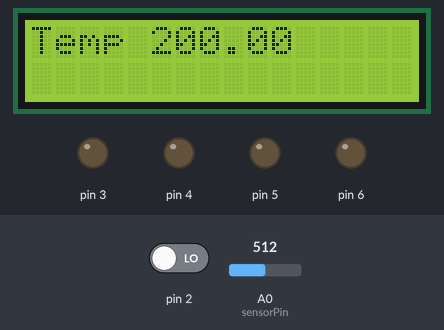
A sketch run on a simulated Arduino Uno, built with avr-gcc and run on an emulated ATmega328P. Parts: 16×2 character LCD, output pins drawn as LEDs (lit = HIGH). The test bench sets the inputs (shaded band); at power-on: A0 (sensorPin) = 512, pin 2 LOW. What the sketch prints to the serial monitor is not drawn.

Above: at 1.2 s.
1.3 s: A0 (sensorPin) set to 988
At 1.8 s:
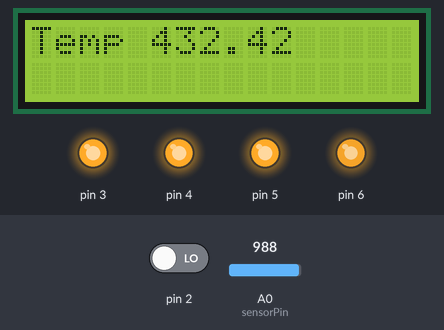
2.8 s: A0 (sensorPin) set to 1013
At 3.7 s:
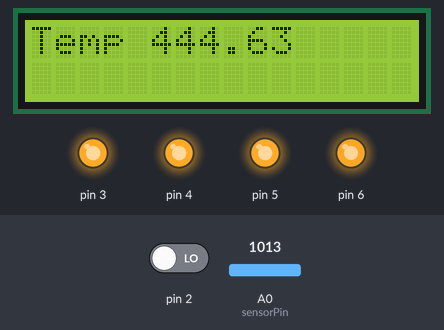
4.3 s: A0 (sensorPin) set to 900
At 5.3 s:
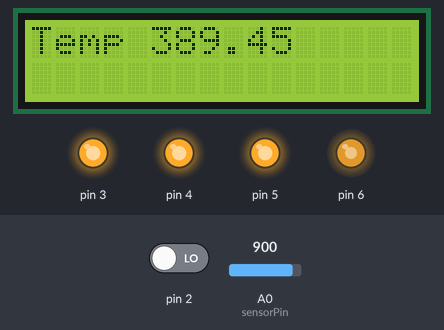
5.8 s: A0 (sensorPin) set to 323
At 7.0 s:
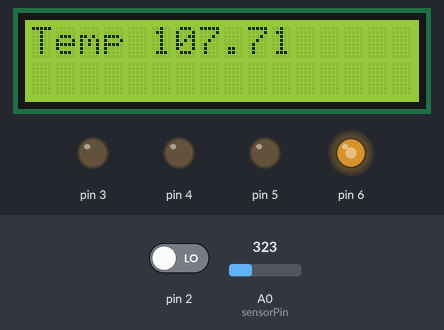
7.3 s: A0 (sensorPin) set to 296
At 7.8 s:
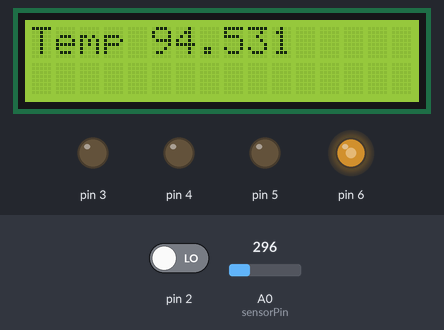
8.8 s: A0 (sensorPin) set to 134
At 9.6 s:
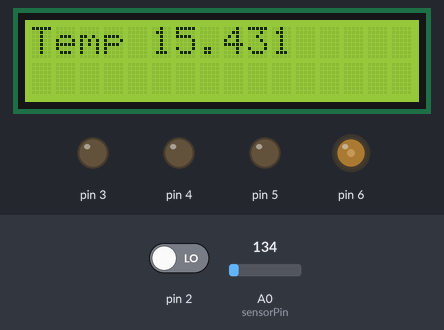
10.3 s: A0 (sensorPin) set to 113
Timing chart, 0 to 12.8 s (numbered marks = the images above; inputs shaded):
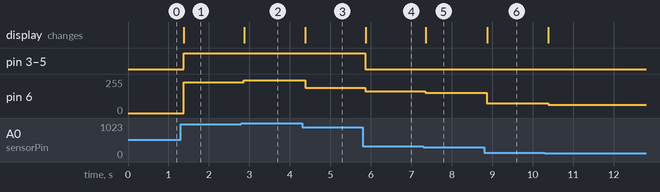

The sketch:

03.5_DIGITAL_love-o-meter.ino
```cpp
#include <Adafruit_LiquidCrystal.h>
const int sensorPin = A0;
float base = 20.0;
int switch1 = digitalRead(2);
Adafruit_LiquidCrystal lcd_1(0);

/*
- piezo is @ 6
- switch is @ 2
- LEDs @ 3-5
- temp sensor @ A0

*/

float calibration(){
    float s = analogRead(sensorPin);
    float v = (s/1024)*5;
    float t = (v - 0.5)*100;
    return t;
}


void setup(){
    Serial.begin(9600);
    for (int i = 3; i < 6; i++){
        pinMode(i, OUTPUT);
        digitalWrite(i,LOW);
    }
    pinMode(2, INPUT);
    pinMode(A0, INPUT);
    base = calibration();
  	lcd_1.begin(16, 2);
  	lcd_1.print("Temp ");
}

void loop(){
    // BUTTON PRESS
    switch1 = digitalRead(2);
    if (switch1 == HIGH){
        base = calibration();
    }

    // STANDARD VALUE
    float sensorVal = analogRead(sensorPin);
    Serial.print("Sensor Value: ");
    Serial.print(sensorVal);

    // ADC reading to voltage
    float voltage = (sensorVal/1024)*5;
    Serial.print(", Volts: ");
    Serial.print(voltage);

    // Voltage temp to Degrees
    float temp = (voltage - 0.5)*100;
    Serial.print(", Degrees C: ");
    Serial.print(temp);
    Serial.println("-");

    // TURNING ON LIGHTS
    if (temp < base + 2){
        for (int i = 3; i < 6; i++){
            digitalWrite(i, LOW);
        }
    } else if (temp >= base + 2 && temp < base + 4){
        for (int i = 3; i < 6; i++){
            digitalWrite(i, LOW);
        }
        digitalWrite(3, HIGH);
    } else if (temp >= base + 4 && temp < base + 6){
        for (int i = 3; i < 6; i++){
            digitalWrite(i, HIGH);
        }
        digitalWrite(5, LOW);
    } else if (temp >= base + 6){
        for (int i = 3; i < 6; i++){
            digitalWrite(i, HIGH);
        }
    }

    // Piezo
    int sound = temp-base;
    analogWrite(6, sound);

  	//Screen
  	lcd_1.setCursor(5, 0);
  	lcd_1.print(temp);
  	lcd_1.setBacklight(1);
    delay (1);
}
```

Alignment_area.cpp
```cpp
// Format Document: Shift + Alt + f
// Paste below:
```

Measured:
- after the input at 1.3 s, pin 3–5: LOW → HIGH after 0.07 s; pin 6: 0/255 → 232/255 after 0.07 s; the display: changes after 0.08 s (image 1)
- after the input at 2.8 s, pin 6: 232/255 → 244/255 after 0.06 s; the display: changes after 0.07 s (image 2)
- after the input at 4.3 s, pin 6: 244/255 → 189/255 after 0.08 s; the display: changes after 0.08 s (image 3)
- after the input at 5.8 s, pin 3–5: HIGH → LOW after 0.06 s; pin 6: 189/255 → 164/255 after 0.06 s; the display: changes after 0.07 s (image 4)
- after the input at 7.3 s, pin 6: 164/255 → 151/255 after 0.05 s; the display: changes after 0.06 s (image 5)
- after the input at 8.8 s, pin 6: 151/255 → 72/255 after 0.06 s; the display: changes after 0.07 s (image 6)
- after the input at 10.3 s, pin 6: 72/255 → 62/255 after 0.08 s
